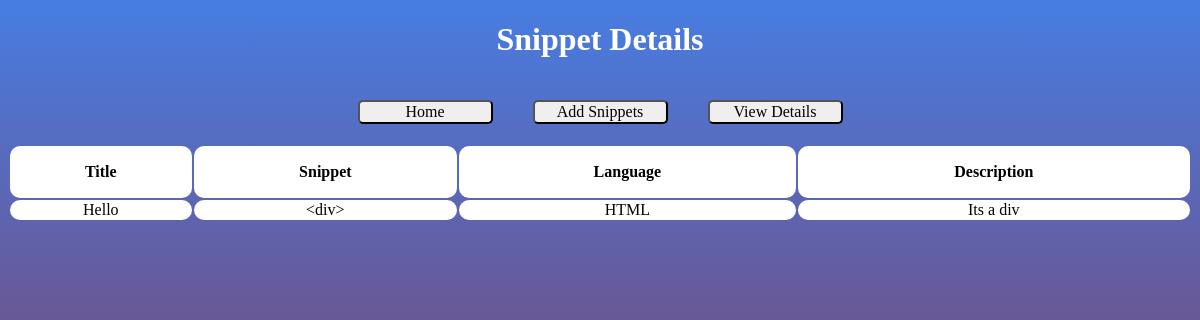
Page /detail/1/ on the committed database.
### snippets/models.py (models this page shows, shortened)
class Snippet(models.Model):
    created = models.DateTimeField(default=timezone.now())
    modified = models.DateTimeField(default=timezone.now())
    title = models.CharField(max_length=256, blank=False,
                             null=False, default="test")
    snippet = models.CharField(
        max_length=256, blank=False, null=False, default="test")
    language = models.CharField(
        max_length=256, blank=False, null=False, default="test")
    description = models.CharField(
        max_length=256, blank=True, null=True, default="test")

### snippets/views.py (the view)
class SnippetDetailView(DetailView):
    model = Snippet
    template_name = 'snippets/detail.html'

### snippets/templates/snippets/detail.html (shortened to what this page needs)
{% extends 'snippets/layout.html' %}
{% block content %}
<div>
  <h1>Snippet Details</h1>
  <div class="nav_buttons">
    <button><a href="/">Home</a></button>
    <button><a href="/add">Add Snippets</a></button>
    <button><a href="/detail/1">View Details</a></button>
  </div>
</div>
<table class="">
  <tr>
    <th>Title</th>
    <th>Snippet</th>
    <th>Language</th>
    <th>Description</th>
  </tr>
  <tr>
    <td>{{ snippet.title }}</td>
    <td>{{ snippet.snippet }}</td>
    <td>{{ snippet.language }}</td>
    <td>{{ snippet.description }}</td>
  </tr>
</table>
{% endblock %}

### snippets/static/css/main.css (style rules this page uses)
* { font-family: futura; }
body { background: rgb(71, 125, 226); background: linear-gradient(180deg, rgba(71, 125, 226, 1) 0%, rgba(109, 83, 141, 1) 45%, rgba(196, 48, 48, 1) 100%); background-repeat: no-repeat; background-attachment: fixed; }
h1 { text-align: center; color: white; }
table, th, td { color: black; border-radius: 10px; }
table { border: 0px; }
table { width: 100%; }
th { height: 50px; background: white; }
td { text-align: center; background: white; }
.nav_buttons { width: 100%; display: flex; justify-content: center; }
button { margin: 20px; width: 95px; font-size: 16px; width: 135px; border-radius: 5px; }
a { text-decoration: none; color: black; }

### rows in the picture
Snippet: title "Hello", snippet "<div>", language "HTML", description "Its a div"
